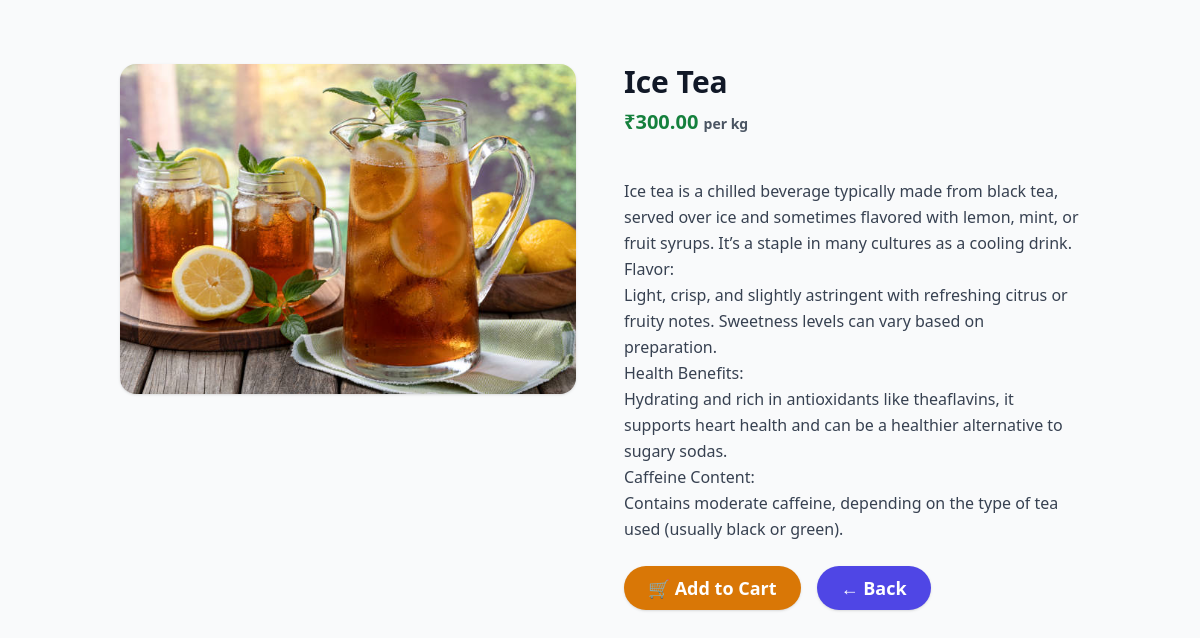
The page /chai/4/ on the database its author committed.
### Chai/models.py (models this page shows, shortened)
class Chai(models.Model):
    name = models.CharField(max_length=100)
    short_Description = models.CharField(max_length=200, default="")
    date_added = models.DateTimeField(default=timezone.now)
    img = models.ImageField(upload_to='chai_images')
    description = models.TextField(default="")
    price= models.DecimalField(max_digits=6, decimal_places=2, default=0.00)
    CHAI_TYPE_OPTIONS = [
        ('gr', 'Green Tea'),
        ('bl', 'Black Tea'),
        ('mi', 'Milk Tea'),
        ('he', 'Herbal Tea'),
    ]
    type = models.CharField(max_length=2, choices=CHAI_TYPE_OPTIONS)

### Chai/views.py (the view)
# urls.py: path('<int:chai_id>/', views.chai_detail, name="chai_detail"),
def chai_detail(request, chai_id):
    chai_item = get_object_or_404(Chai,pk=chai_id)  # Fetch a specific Chai object by its ID
    return render(request, 'Chai/chai_detail.html', {'chai': chai_item})

### Chai/templates/Chai/chai_detail.html (shortened to what this page needs)
{% extends "layout.html" %}
{% block content %}
<div class="max-w-6xl mx-auto my-10 px-4">
  <div class="grid grid-cols-1 md:grid-cols-2 gap-12 items-start">
    <div>
      <img
        src="{{ chai.img.url }}"
        alt="{{ chai.name }}"
        class="w-full max-h-[400px] object-cover rounded-2xl shadow"
      />
    </div>
    <div>
      <h1 class="text-3xl font-bold text-gray-900 mb-2">{{ chai.name }}</h1>
      <p class="text-xl text-green-700 mb-4 font-semibold">
        ₹{{ chai.price }} <span class="text-sm text-gray-600">per kg</span>
      </p>
      <p class="mt-4 text-gray-700 leading-relaxed whitespace-pre-line">
        {{ chai.description }}
      </p>
      <div class="mt-6 flex gap-4">
        <a href="{% url 'view_cart' %}"
           class="inline-block bg-amber-600 hover:bg-amber-700 text-white font-semibold py-2 px-6 rounded-full text-lg shadow transition">
          🛒 Add to Cart
        </a>
        <a href="{% url 'all_chai' %}"
           class="inline-block bg-indigo-600 hover:bg-indigo-700 text-white font-semibold py-2 px-6 rounded-full text-lg shadow transition">
          ← Back
        </a>
      </div>
    </div>
  </div>
</div>
{% endblock %}

### rows shown on the page
Chai: img (picture), name "Ice Tea", price "300.00", description "Ice tea is a chilled beverage typically made from black tea, served over ice and sometimes flavored with lemon, mint, or fruit syrups. It’s a staple in many cultures as a cooling drink. Flavor: Light, crisp, and slightly astringent with refreshing citrus or fruity notes. Sweetness levels can vary based on preparation. Health Benefits: Hydrating and rich in antioxidants like theaflavins, it supports heart health and can be a healthier alternative to sugary sodas. Caffeine Content: Contains moderate caffeine, depending on the type of tea used (usually black or green)."
